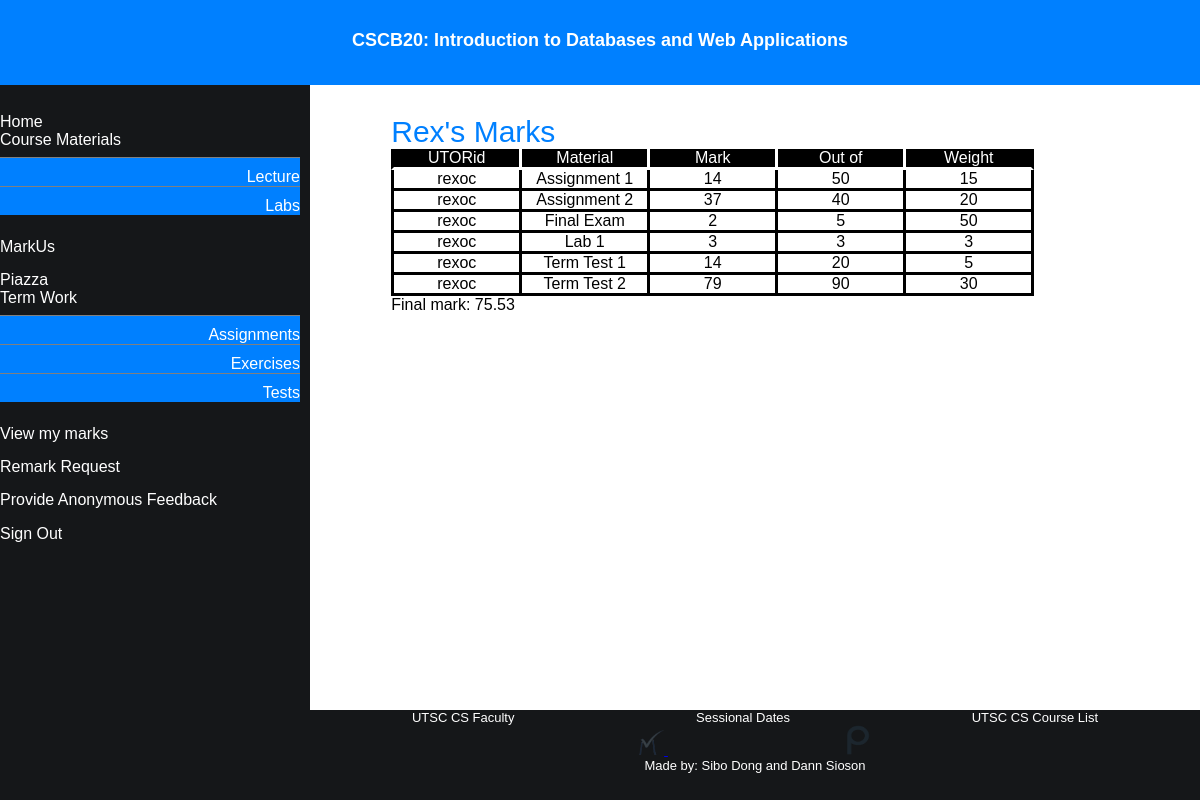
The app's page /student_marks.php (signed in) with its own data.
### tables this page shows
CREATE TABLE `student_marks` (
  `utorid` varchar(255) NOT NULL,
  `mat_type` varchar(255) NOT NULL,
  `mark` double DEFAULT NULL,
  PRIMARY KEY (`utorid`,`mat_type`)
);

CREATE TABLE `course_materials` (
  `mat_type` varchar(255) NOT NULL,
  `out_of` double DEFAULT NULL,
  `weight` double DEFAULT NULL,
  PRIMARY KEY (`mat_type`)
);

### htdocs/student_marks_module.php (the view)
<?php
  $utorid = $_SESSION["login_user"];
  $sql = "SELECT * ";
  $sql = $sql . "FROM student_marks ";
  $sql = $sql . "WHERE utorid='" . $utorid . "'";
  $result = $conn->query($sql);
  if ($result->num_rows > 0){
    echo "<div class=\"material_title\">" . $_SESSION["first_name"] . "'s" . " Marks</div>";
    echo "<div class=\"push_marks\">";
      echo "<ul id=\"marks_container\">";
        echo "<li class=\"row\">";
          echo "<ul class=\"mark\">";
            echo "<span class=\"mark_restrict mark_title utorid\"><li>UTORid</li></span>";
            echo "<span class=\"mark_restrict mark_title\"><li>Material</li></span>";
            echo "<span class=\"mark_restrict mark_title\"><li>Mark</li></span>";
            echo "<span class=\"mark_restrict mark_title\"><li>Out of</li></span>";
            echo "<span class=\"mark_restrict mark_title weight\"><li>Weight</li></span>";
          echo "</ul>";
        echo "</li>";
        $final_mark = 0;
        while($row = $result->fetch_assoc()) {
          $mark = $row["mark"];
          $content = $row["mat_type"];
          $sql = "SELECT * ";
          $sql = $sql . "FROM course_materials ";
          $sql = $sql . "WHERE mat_type='" . $content . "'";
          $for_numbers = $conn->query($sql);
          $mat = $for_numbers->fetch_assoc();
          $out_of = $mat["out_of"];
          $weight = $mat["weight"];
          echo "<li class=\"row\">";
            echo "<ul class=\"mark\">";
              echo "<li class=\"mark_restrict utorid\">" . $utorid . "</li>";
              echo "<li class=\"mark_restrict\">" . $content . "</li>";
              echo "<li class=\"mark_restrict\">" . $mark . "</li>";
              echo "<li class=\"mark_restrict\">" . $out_of . "</li>";
              echo "<li class=\"mark_restrict\">" . $weight . "</li></br>";
            echo "</ul>";
          echo "</li>";
          $final_mark = $final_mark + ($mark / $out_of) * $weight;
        }
        echo "Final mark: " . number_format($final_mark, 2);
      echo "</ul>";
  echo "</div>";
  }
?>

### htdocs/css/instructor.css (style rules this page uses)
.mark, .row { list-style-type: none; }
.push_marks { margin-left: 5%; margin-down: 100px; }
.mark { width:100%; float:left; display: inline; }
.mark_restrict { width: 125px; float: left; border-right: solid; text-align: center; border-bottom: solid; }
.mark_title { background-color: black; color: white; }
.weight { border-right-color: black; }
.utorid { border-left: solid; border-left-color: black; }
.material_title { font-size: 30px; color: #0080ff; margin-left: 5%; margin-top: 10px; }

### htdocs/css/a2css.css (style rules this page uses)
* { margin: 0; padding: 0; font-family: "PT Sans",sans-serif; }
body { background: #fff; position: absolute; width: 100%; height: 100%; }

### records on screen
student_marks: mat_type "Assignment 1", mark "14", course_materials.out_of "50", course_materials.weight "15"
student_marks: mat_type "Assignment 2", mark "37", course_materials.out_of "40", course_materials.weight "20"
student_marks: mat_type "Final Exam", mark "2", course_materials.out_of "5", course_materials.weight "50"
student_marks: mat_type "Lab 1", mark "3", course_materials.out_of "3", course_materials.weight "3"
student_marks: mat_type "Term Test 1", mark "14", course_materials.out_of "20", course_materials.weight "5"
student_marks: mat_type "Term Test 2", mark "79", course_materials.out_of "90", course_materials.weight "30"

### other values on screen
$_SESSION["first_name"] "Rex"
$final_mark "75.53"
